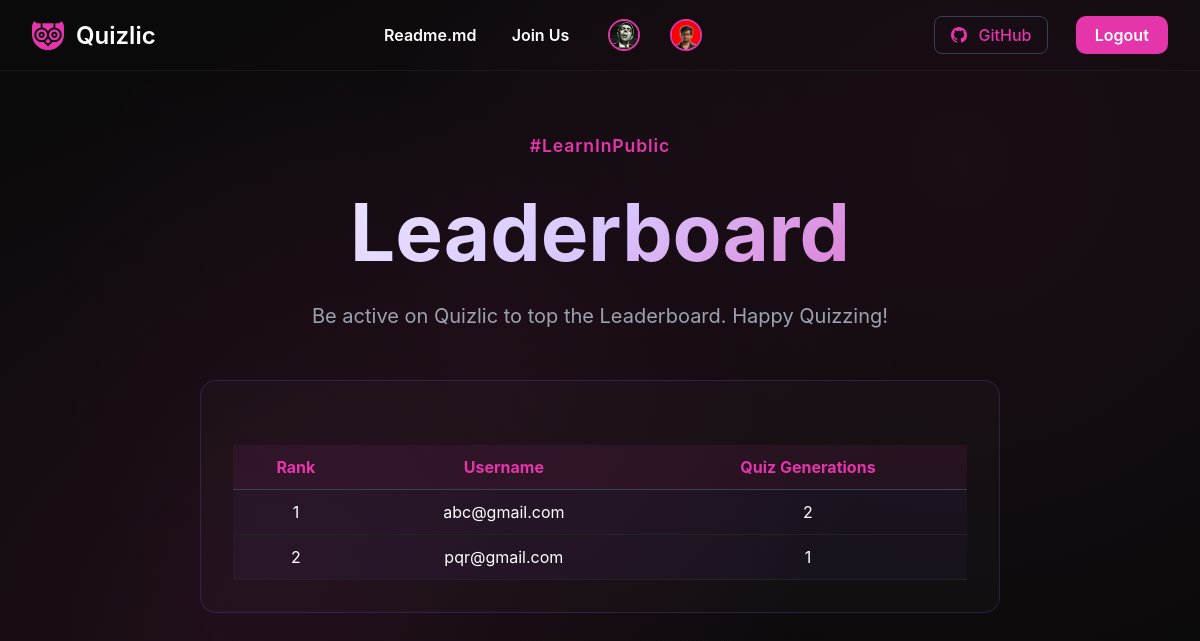
The page /leaderboard on the database as committed earlier.
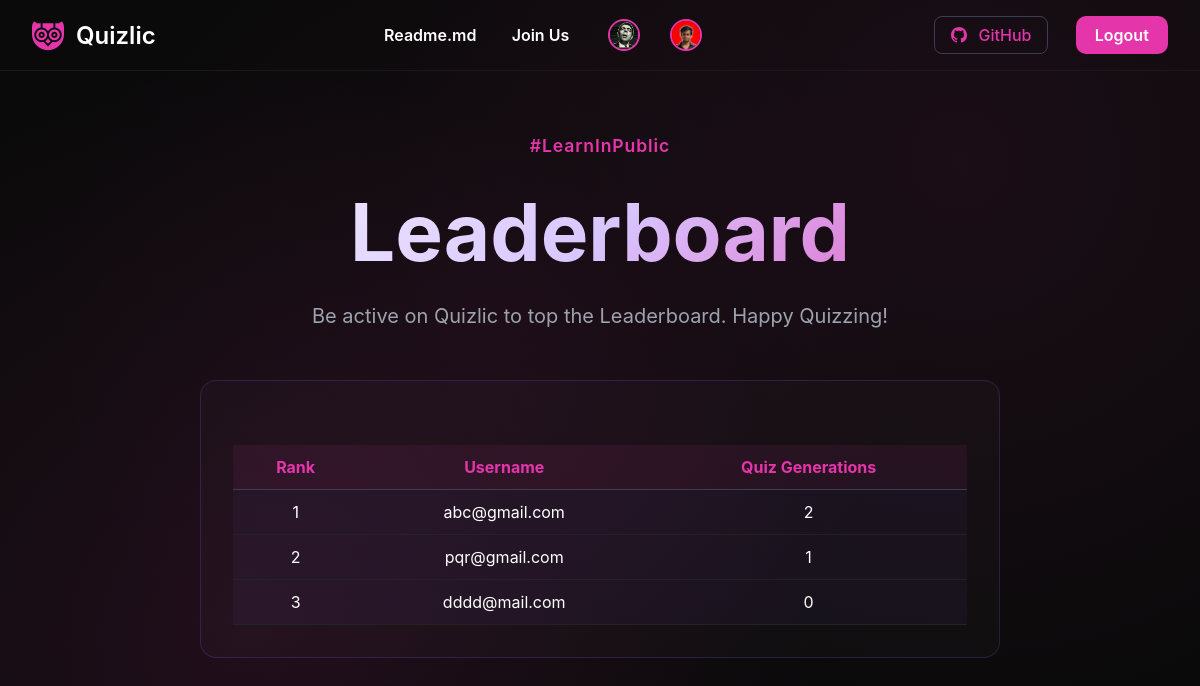
The same page on the database as committed later.
### db.py (models this page shows)
class User(Base):
    __tablename__ = "users"
    id = Column(Integer, primary_key=True, index=True)
    username = Column(String, unique=True, index=True, nullable=False)
    hashed_password = Column(String, nullable=False)
    email = Column(String, nullable=False)
    generation_count = Column(Integer, default=0)

### app.py (the view)
@app.get("/leaderboard", response_class=HTMLResponse)
def leaderboard(request: Request):
    db = SessionLocal()
    users = db.query(DBUser).order_by(DBUser.generation_count.desc()).all()
    db.close()
    return templates.TemplateResponse(
        "leaderboard.html",
        {
            "request": request,
            "users": users
        }
    )

### templates/leaderboard.html (shortened to what this page needs)
<!DOCTYPE html>
<html>
<head>
    <link rel="stylesheet" href="/static/styles.css">
</head>
<body>
    <header class="header">
        <div class="logo">
            <a href="/quiz" style="display: flex; align-items: center; gap: 0.5em; text-decoration: none;">
            <img src="/static/logo-3.png" alt="Quizlic Logo" class="logo-icon">
            <span style="color: #fff;">Quizlic</span>
            </a>
        </div>
        <nav class="nav" id="main-nav">
            <a href="https://github.com/abhirajadhikary06/Quizlic/blob/main/README.md" class="nav-link">Readme.md</a>
            <a href="https://chat.whatsapp.com/JbALaLcvsHI1d5yo3k5D3N" class="nav-link">Join Us</a>
            <a href="https://github.com/abhirajadhikary06" class="avatar-link">
                <img src="/static/avatar1.png" alt="abhirajadhikary06">
            </a>
            <a href="https://github.com/anikchand461" class="avatar-link">
                <img src="/static/avatar2.jpg" alt="anikchand461">
            </a>
        </nav>
        <div class="actions">
            <a href="https://github.com/abhirajadhikary06/Quizlic" class="btn btn-outline" style="transition: color 0.2s; color: #e535ab;">
                GitHub
            </a>
            <a href="/logout" class="btn btn-logout" style="margin-left: 0.7em; background: #e535ab; color: #fff; border-radius: 10px; padding: 0.5em 1.2em; font-weight: 600; border: none; transition: background 0.2s;">Logout</a>
        </div>
    </header>
    <div class="main-content">
                <div class="hashtag">#LearnInPublic</div>
        <h1 class="hero-title">Leaderboard</h1>
        <p class="hero-description">
            Be active on Quizlic to top the Leaderboard. Happy Quizzing!
        </p>
        <div class="quiz-container">
        <table style="width:100%; border-collapse:collapse; margin-top:2rem;">
            <thead>
                <tr style="background:rgba(229,53,171,0.08); color:#e535ab;">
                    <th style="padding:0.75rem; border-bottom:1px solid #374151;">Rank</th>
                    <th style="padding:0.75rem; border-bottom:1px solid #374151;">Username</th>
                    <th style="padding:0.75rem; border-bottom:1px solid #374151;">Quiz Generations</th>
                </tr>
            </thead>
            <tbody>
                {% for user in users %}
                <tr style="background:rgba(139,92,246,0.05); color:#fff;">
                    <td style="padding:0.75rem; border-bottom:1px solid #232323;">{{ loop.index }}</td>
                    <td style="padding:0.75rem; border-bottom:1px solid #232323;">{{ user.username }}</td>
                    <td style="padding:0.75rem; border-bottom:1px solid #232323;">{{ user.generation_count }}</td>
                </tr>
                {% endfor %}
            </tbody>
        </table>
        </div>
    </div>
</body>
</html>

### static/styles.css (style rules this page uses)
* { margin: 0; padding: 0; box-sizing: border-box; }
body { font-family: -apple-system, BlinkMacSystemFont, 'Segoe UI', Roboto, sans-serif; background: #0a0a0a; background-image: radial-gradient(circle at 20% 80%, rgba(229, 53, 171, 0.1) 0%, transparent 50%), radial-gradient(circle at 80% 20%, rgba(229, 53, 171, 0.08) 0%, transparent 50%), radial-gradient(circle at 40% 40%, rgba(229, 53, 171, 0.05) 0%, transparent 50%); color: #ffffff; min-height: 100vh; overflow-x: hidden; }
.header { display: flex; justify-content: space-between; align-items: center; padding: 1rem 2rem; border-bottom: 1px solid #1a1a1a; }
.logo { display: flex; align-items: center; gap: 0.75rem; font-size: 1.5rem; font-weight: 600; color: #ffffff; }
.logo-icon { width: 32px; height: 32px; border-radius: 8px; }
.nav { display: flex; gap: 2rem; align-items: center; }
.nav a { color: #9ca3af; text-decoration: none; font-weight: 500; transition: color 0.2s; }
.actions { display: flex; gap: 1rem; color: #e535ab; }
.btn { padding: 0.5rem 1rem; border-radius: 8px; text-decoration: none; font-weight: 500; display: flex; align-items: center; gap: 0.5rem; transition: all 0.2s; }
.btn-outline { border: 1px solid #374151; color: #9ca3af; background: transparent; }
.main-content { max-width: 1200px; margin: 0 auto; padding: 4rem 2rem; text-align: center; }
.hashtag { display: inline-block; color: #e535ab; font-weight: 600; font-size: 1.1rem; margin-bottom: 2rem; letter-spacing: 0.05em; }
.hero-title { font-size: 5rem; font-weight: bold; margin-bottom: 1.5rem; background: linear-gradient(135deg, #ffffff 0%, #d8c7ff 50%, #e535ab 100%); -webkit-background-clip: text; -webkit-text-fill-color: transparent; background-clip: text; line-height: 1.1; }
.hero-description { font-size: 1.25rem; color: #9ca3af; margin-bottom: 3rem; max-width: 600px; margin-left: auto; margin-right: auto; line-height: 1.6; }
.quiz-container { max-width: 800px; margin: 0 auto; background: rgba(255, 255, 255, 0.02); border: 1px solid rgba(139, 92, 246, 0.2); border-radius: 16px; padding: 2rem; }

### templates/leaderboard.html (style rules this page uses)
@media (min-width: 701px) { .nav { display: flex !important; flex-direction: row; align-items: center; position: static; background: none; box-shadow: none; padding: 0; width: auto; border-radius: 0; text-align: left; gap: 1.5em; } }
@media (min-width: 701px) { .nav .nav-link { font-size: 1em; color: #fff; text-decoration: none; font-weight: 600; margin: 0 0.7em 0 0; display: inline-block; } }
@media (min-width: 701px) { .nav .avatar-link { display: inline-block; margin: 0 0.2em; } }
@media (min-width: 701px) { .nav .avatar-link img { width: 32px; height: 32px; border-radius: 50%; border: 2px solid #e535ab; background: #222; vertical-align: middle; } }

Rows that differ between the two databases and show on the page:
added User: username "dddd@mail.com", generation_count "0"
